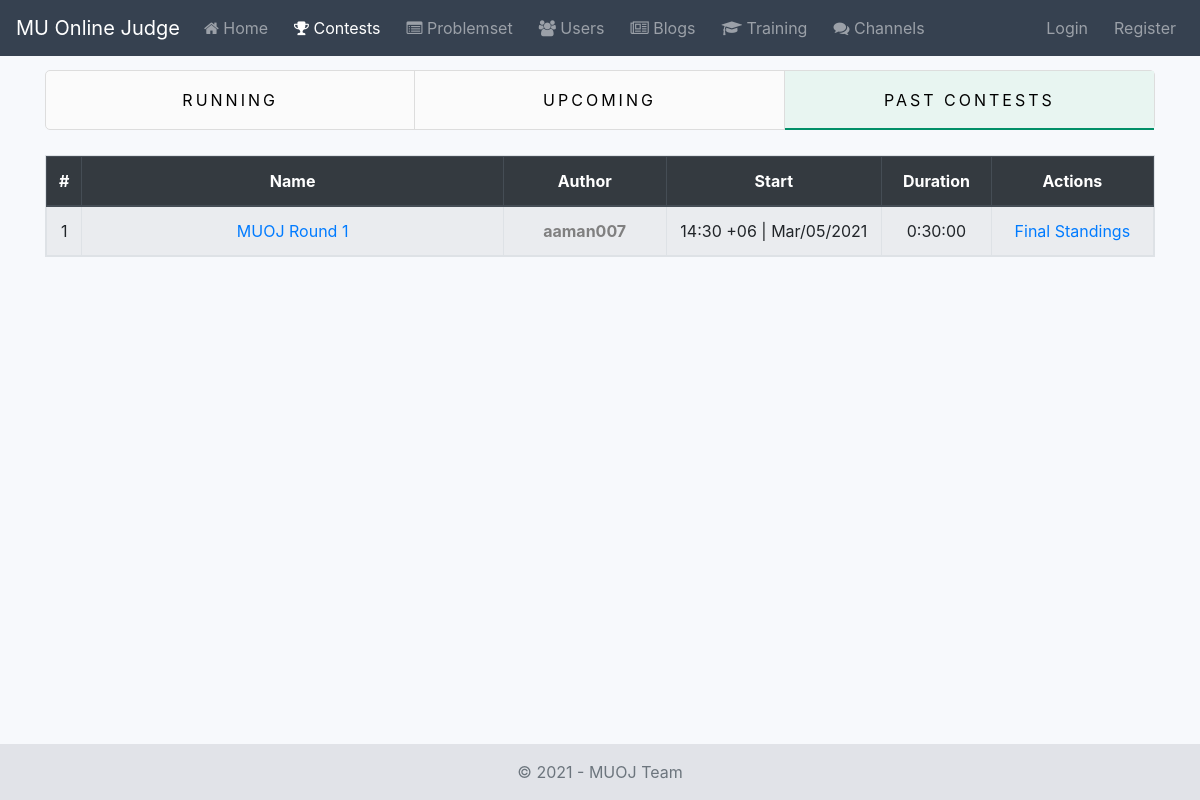
The page /contests/past-contests/ on the database its author committed.
### contest/models.py (models this page shows, shortened)
class Contest(AbstractBaseModel):
    title = models.CharField(verbose_name=_('Title'), max_length=200)
    description = RichTextField(verbose_name=_('Description'), blank=True)
    start_time = models.DateTimeField(verbose_name=_('Start Time'))
    duration = models.DurationField(verbose_name=_('Duration'))
    openness = models.BooleanField(verbose_name=_('Openness'), default=False)
    is_rated = models.BooleanField(verbose_name=_('Is Rated'), default=False)
    rating_applied = models.BooleanField(verbose_name=_('Rating Applied?'), default=False)
    problem_ids = models.JSONField(verbose_name=_('Problem Ids'), default=list)
    problem_scores = models.JSONField(verbose_name=_('Problem Scores'), default=list)
    """
    Standings Format
    [
        {
            'id': 23,
            'username': 'Farhan_Meb',
            'rank': 1400,
            'total_score': 300,
            'scores_per_problem': [100, 200]
        },
        {
            'id': 24,
            'username': 'Decayed',
            'rank': 1200,
            'total_score': 200,
            'scores_per_problem': [0, 200]
        }
    ]
    """
    standings = models.JSONField(verbose_name=_('Standings'), default=list, blank=True)
    author = models.ForeignKey(
        verbose_name=_('Author'),
        to=User,
        related_name='contests',
        on_delete=models.SET_NULL,
        null=True
    )
    contestants = models.ManyToManyField(
        verbose_name=_('Contestants'),
        to=User,
        related_name='contestants',
        blank=True
    )
    objects = ContestManager()
    class Meta:
        verbose_name = _('Contest')
        verbose_name_plural = _('Contests')
        ordering = ['-id']

### contest/views.py (the view)
# urls.py: path('past-contests/', PastContestListView.as_view(), name='past-contest-list'),
class PastContestListView(ListView):
    model = Contest
    context_object_name = 'contests'
    template_name = 'contest/past_contest_list.html'
    def get_queryset(self):
        return Contest.objects.past_contests()
    def get_context_data(self, **kwargs):
        context = super().get_context_data(**kwargs)
        context.update({
            'contest_past_tab': 'active',
            'contest_nav': 'active'
        })
        return context

### contest/managers.py (called while the page is built)
    def past_contests(self):
        return self.annotate(
            end_time=ExpressionWrapper(
                F('start_time') + F('duration'),
                output_field=models.DateTimeField()
            )
        ).filter(
            end_time__lt=timezone.now()
        )

### contest/templates/contest/past_contest_list.html (shortened to what this page needs)
{% extends 'contest/base.html' %}
{% load static %}
{% block content %}
    {% include 'contest/snippets/list_tabs.html' %}
    <table class="table table-responsive table-hover text-center table-bordered table-striped">
        <thead class="thead-dark">
            <tr>
                <th > #</th>
                <th width="40%"> Name</th>
                <th width="15%"> Author</th>
                <th width="20%"> Start </th>
                <th width="10%"> Duration </th>
                <th width="15%"> Actions </th>
            </tr>
        </thead>
        <tbody>
            {% for contest in contests %}
                <tr>
                    <td> {{ forloop.counter }} </td>
                    <td> <a href="{% url 'contest:contest-details' contest.id %}"> {{ contest.title }}</a> </td>
                    <td>
                        <a
                                href="{% url 'accounts:user-profile' contest.author.username %}"
                                class="rank-text rank-{{ contest.author.profile.rank }}"
                        >
                            {{ contest.author }}
                        </a>
                    </td>
                    <td> {{ contest.start_time|date:"H:i e | M/d/o" }} </td>
                    <td>{{ contest.duration }}</td>
                    <td><a href="{% url 'contest:contest-standings' contest.id %}">{{ "Final Standings" }}</a></td>
                </tr>
            {% endfor %}
        </tbody>
    </table>
{% endblock %}

### static_local/core/css/base.css (style rules this page uses)
* { list-style: none; margin: 0; padding: 0; box-sizing: border-box; }
.bg-light-blue { background-color: #f7f9fc; }
.rank-text { font-weight: bold; }
.rank--10000 { color: gray; }

### rows shown on the page
Contest: title "MUOJ Round 1", author "aaman007", start_time|M "14:30 +06 | Mar/05/2021", duration "0:30:00", value "Final Standings"
